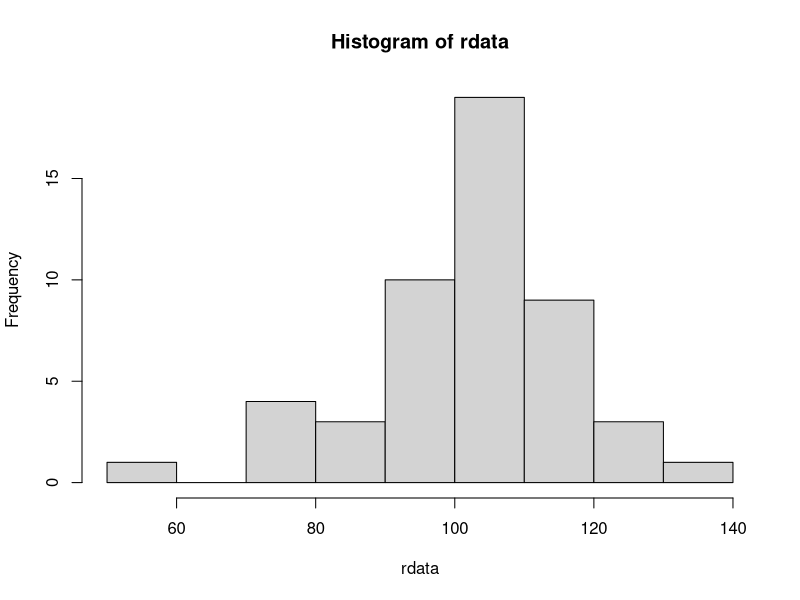
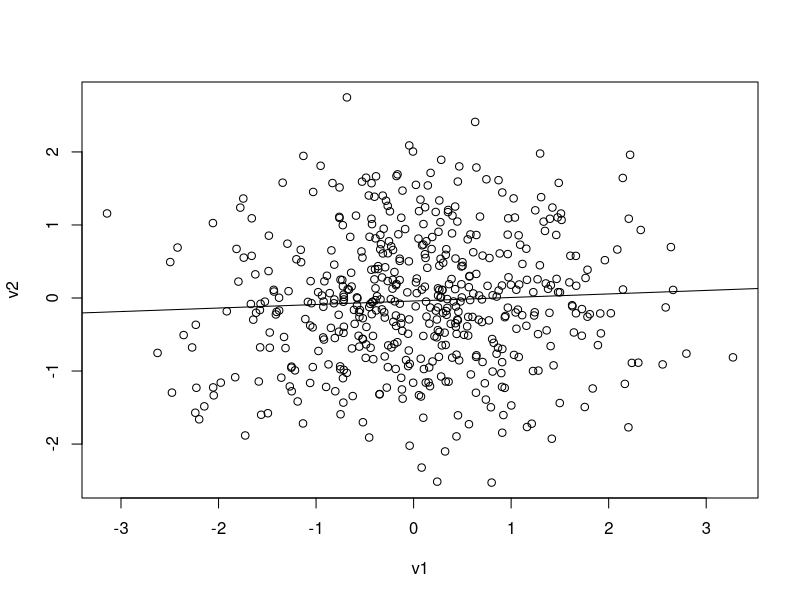
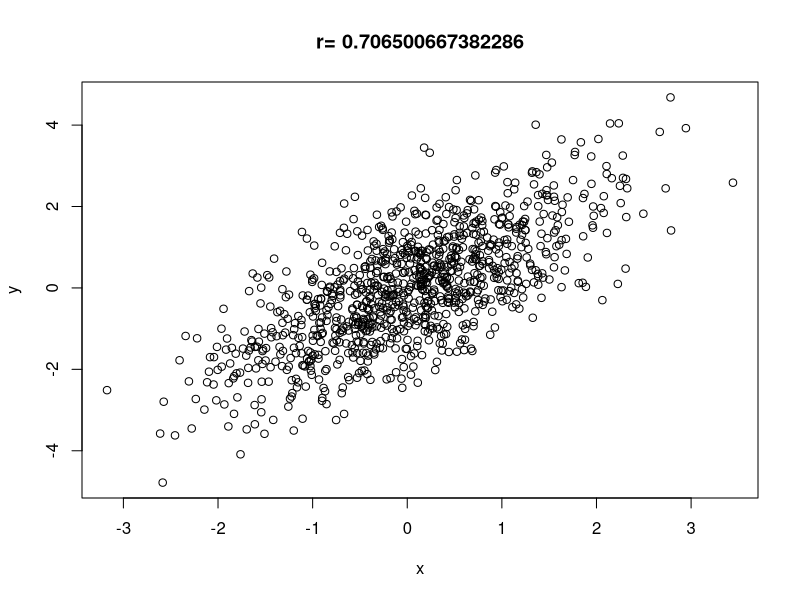
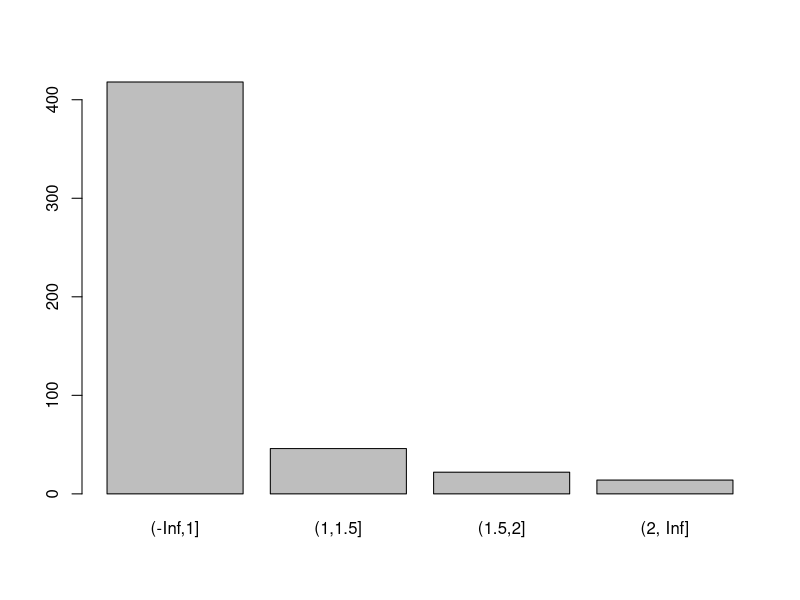
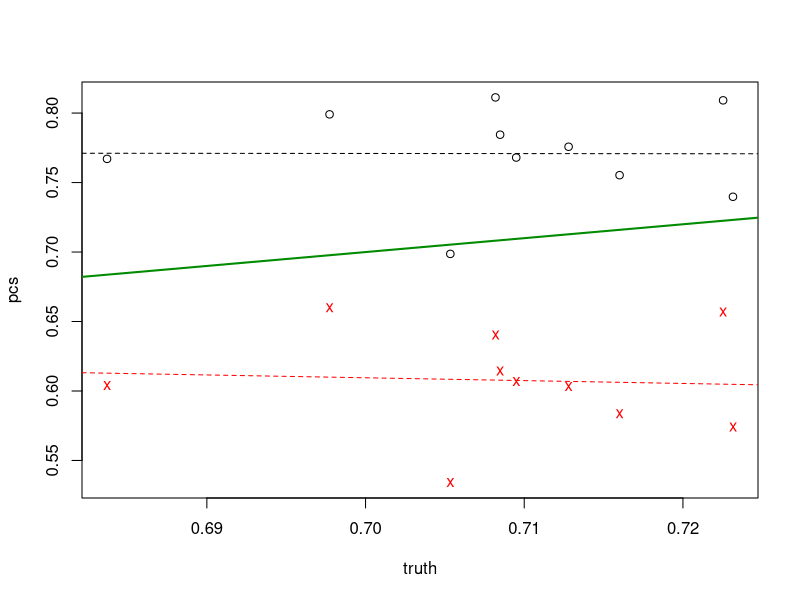

R code for these plots, in order: (Note: this script raises an error after producing the figures.)
## ---- chunk 1
knitr::opts_chunk$set(echo = TRUE)
## ---- chunk 2
rdata = rnorm(50, mean = 100, sd = 15)
## ---- chunk 3
hist(rdata)
mean(rdata)
sd(rdata)
## ---- chunk 4
K = 10000
means = vector(length = K)
sds = vector(length = K)
for (k in 1:K) {
  rd = rnorm(50,mean = 100, sd = 15)
  sds[k] = sd(rd)
  means[k] = mean(rd)
}
mean(means)
mean(sds)
## ---- chunk 5
sd(means)
sd(sds)
## ---- chunk 6
v1 = rnorm(500)
v2 = rnorm(500)
plot(v1,v2)
abline(lm(v2~v1))
## ---- chunk 7
x = rnorm(1000)
e = rnorm(1000)
y = x+e
## ---- chunk 8
plot(x,y,
     main = paste("r=",cor(x,y)))
## ---- chunk 9
k = 5
m = rep(0,k)
## ---- chunk 10
sigma = matrix(NA,ncol = k, nrow = k)
sigma
## ---- chunk 11
diag(sigma) = 1
sigma
## ---- chunk 12
sigma[lower.tri(sigma)] = .7 + (runif(10)-.5)/20
sigma
## ---- chunk 13
sigma[upper.tri(sigma)] = t(sigma)[upper.tri(sigma)]
sigma
## ---- chunk 14
library(mvtnorm)
mvdata = rmvnorm(500,mean = m, sigma = sigma)
cor(mvdata)
round(cor(mvdata)-sigma,digits = 2)
## ---- chunk 15
cut_points = c(-Inf,1,1.5,2,Inf)

likert_items = data.frame(mvdata)
for (v in 1:k)
  likert_items[,v] = cut(likert_items[,v],
                         breaks = cut_points,
                         ordered_result = T)

## ---- chunk 16
barplot(table(likert_items[,1]))
## ---- chunk 17
library(polycor)
nc = pc = matrix(NA,ncol = k,nrow = k)
for (j in 1:(k-1)) {
  for (i in (j+1):k) {
    pc[i,j] = pc[j,i] = polychor(likert_items[,i],
                                 likert_items[,j])
    nc[i,j] = nc[j,i] = cor(as.numeric(likert_items[,i]),
                            as.numeric(likert_items[,j]))
  }
}
pcs = pc[lower.tri(sigma)]
ncs = nc[lower.tri(sigma)]
truth = sigma[lower.tri(sigma)]

plot(truth,pcs, ylim = range(c(ncs,pcs)))
points(truth,ncs, col = "red", pch = "x")
abline(0,1, col = "green4", lwd = 2)
abline(lm(ncs~truth), lty = 2, col = "red")
abline(lm(pcs~truth), lty = 2)
## ---- chunk 18
N = 5000
number_covariates = 3
effect_size = .3
effect_size_covariates = .1
beta = c(effect_size,
         rep(effect_size_covariates,
             number_covariates))

cov_exposure_covariates = .01
cov_covariates = .15

k = 1 + number_covariates
## ---- chunk 19
sigma = matrix(NA,
               nrow = k,
               ncol = k)

diag(sigma) = 1
sigma[1,2:k] = sigma[2:k,1] = cov_exposure_covariates
sigma[is.na(sigma)] = cov_covariates
## ---- chunk 20
X = rmvnorm(N,
            mean = rep(0,k),
            sigma = sigma)
y =  X %*% beta + rnorm(N)
dta = data.frame(cbind(y,X))
names(dta) = c("y","x", paste0("cov",1:3))
## ---- chunk 21
rbind(
coef(lm(y~x + cov1 + cov2 + cov3, dta))[-1],
beta)
## ---- chunk 22
devide = function(dividend,divisor) {
  quotient = dividend/divisor
  return(quotient)
}
## ---- chunk 23
decimals = 2
devide = function(dividend,divisor) {
  quotient = dividend/divisor
  quotient = round(quotient,decimals)
  return(quotient)
}
devide(5,7)
## ---- chunk 24
rm(decimals)
devide(5,7)
## ---- chunk 25
decimals = 2
devide = function(dividend,divisor, decimals = 1) {
  quotient = dividend/divisor
  quotient = round(quotient,decimals)
  return(quotient)
}
devide(5,7)
## ---- chunk 26
devide(5,7, decimals = 3)
## ---- chunk 27
devide(5,7,4)
devide(decimals = 4, divisor = 7, dividend = 5)
## ---- chunk 28
make_lm_data = function(effect_size,
                        N = 100,
                        effect_size_covariates = 0,
                        number_covariates = 3,
                        cov_exposure_covariates = 0,
                        cov_covariates = .2) {
  beta = c(effect_size,
           rep(effect_size_covariates,number_covariates))
  
  k = 1 + number_covariates
  sigma = matrix(NA,
                 nrow = k,
                 ncol = k)
  diag(sigma) = 1
  sigma[1,2:k] = sigma[2:k,1] = cov_exposure_covariates
  sigma[is.na(sigma)] = cov_covariates
  
  X = rmvnorm(N,
              mean = rep(0,k),
              sigma = sigma)
  
  y =  X %*% beta + rnorm(N)
  dta = data.frame(cbind(y,X))
  names(dta) = c("y","x", paste0("cov",1:number_covariates))
  return(dta)
}
## ---- chunk 29
get_pval = function(dta,f) {
  lmfit = lm(f,dta)
  return(summary(lmfit)$coefficients["x",4])
}
## ---- chunk 30
sim_power = function(effect_size,
                     N = 100,
                     k = 500,
                     effect_size_covariates = .1,
                     number_covariates = 3,
                     cov_exposure_covariates = 0,
                     print.power = T) {
  
  f = as.formula(paste("y ~ x + ",
                       paste0("cov",1:number_covariates, collapse = " + ")))
  
  pvals = vector(length = k)
  for (i in 1:k) {
    dta = make_lm_data(effect_size,
                     N,
                     effect_size_covariates = effect_size_covariates,
                     number_covariates = number_covariates,
                     cov_exposure_covariates = cov_exposure_covariates)
    pvals[i] = get_pval(dta,f)
  }
  if (print.power == T) 
    print(paste("Power =", mean(pvals<.05)))
  return(pvals)
}
## ---- chunk 31
pvals = sim_power(effect_size = .1,
                  N = 100)
## ---- chunk 32
pvals = sim_power(effect_size = .2,
                  N = 100)
pvals = sim_power(effect_size = .1,
                  N = 500)
## ---- chunk 33
Ns = c(50, 100, 250, 500, 1000, 2500)
ess = c(.05, .075, .1, .15, .2)

power_stats = c()
for (N in Ns) {
  for (es in ess) {
    pvals = sim_power(effect_size = es, N = N, print.power = F)
    power = mean(pvals < .05)
    power_stats = rbind(power_stats,
                        c(N, es, power))
  }
}
power_stats = data.frame(power_stats)
names(power_stats) = c("N","es","power")
## ---- chunk 34
library(ggplot2)
ggplot(power_stats, aes(x = N, y = power, color = factor(es))) + 
  geom_line() +
  geom_hline(yintercept = .8)
## ---- chunk 35
power_stats_a = power_stats
power_stats_a$covec = "0"

power_stats = c()
for (N in Ns) {
  for (es in ess) {
    pvals = sim_power(effect_size = es,
                      N = N,
                      cov_exposure_covariates = .3,
                      print.power = F)
    power = mean(pvals < .05)
    power_stats = rbind(power_stats,
                        c(N, es, power))
  }
}
power_stats = data.frame(power_stats)
names(power_stats) = c("N","es","power")
power_stats_b = power_stats
power_stats_b$covec = ".3"

power_stats = rbind(power_stats_a,
                    power_stats_b)

ggplot(power_stats, aes(x = N, y = power, color = factor(es), lty = covec)) + 
  geom_line() +
  geom_hline(yintercept = .8)
